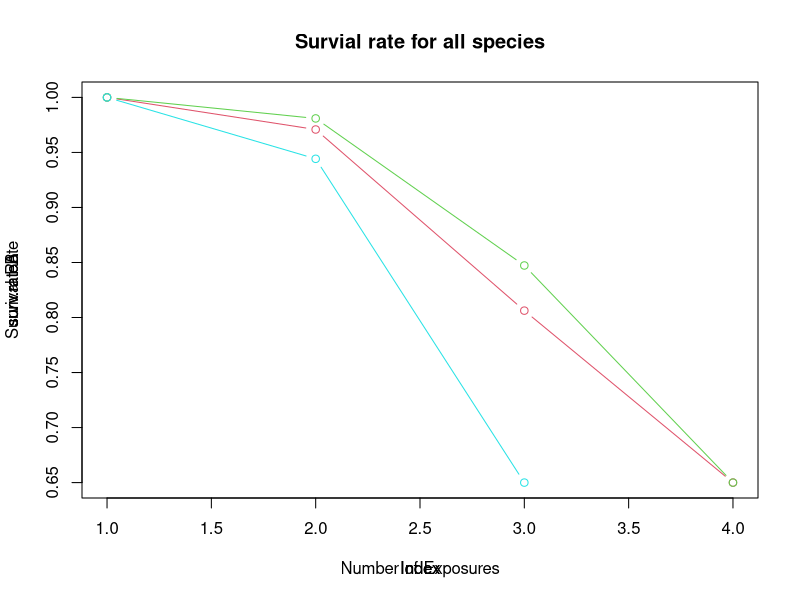

Reproduce this figure in R.
#studying the snails dataset 
# need to understand  the survival rate
#Q? The object of the exercise was to model the probability of
# survival in terms of the stimulus variables, and in particular
# to test for differences between species.

rm(list=ls())

SurvivalRate<-function(dt) {
  total<-sum(dt$N)
  total.deaths<-sum(dt$Deaths)
  total.survived = 0
  total.survived<-total-total.deaths
  surv.rate<-total.survived/total
  print("surv.rate=")
  print(surv.rate)
  head(dt,n=3)
  return(surv.rate)
}


library(MASS)
attach(snails)
expos1<-subset(snails, Exposure==1)
expos2<-subset(snails, Exposure==2)
expos3<-subset(snails, Exposure==3)
expos4<-subset(snails, Exposure==4)
#print(expos1)

expos1.total<-sum(expos1$N)
print('Total species exposed in week1=')
print(expos1.total)
expos1.survive<-subset(snails, Exposure==1 & Deaths==0)
expos2.survive<-subset(snails, Exposure==2 & Deaths==0)
expos3.survive<-subset(snails, Exposure==3 & Deaths==0)
expos4.survive<-subset(snails, Exposure==4 & Deaths==0)

expos1.surviveA<-subset(snails, Exposure==1 & Species=="A")
expos2.surviveA<-subset(snails, Exposure==2 & Species=="A")
expos3.surviveA<-subset(snails, Exposure==3 & Species=="A")
expos4.surviveA<-subset(snails, Exposure==4 & Species=="A")
#print(expos1.surviveA)
#print(expos2.surviveA)
#print(expos3.surviveA)
print(expos4.surviveA)

expos1.surviveB<-subset(snails, Exposure==1 & Species=='B')
expos2.surviveB<-subset(snails, Exposure==2 & Species=='B')
expos3.surviveB<-subset(snails, Exposure==3 & Species=='B')
expos4.surviveB<-subset(snails, Exposure==4 & Deaths==0 & Species=='B')


surv.rate<-rep(0,4)
surv.rate[1]<-SurvivalRate(expos1)
surv.rate[2]<-SurvivalRate(expos2)
surv.rate[3]<-SurvivalRate(expos3)
surv.rate[4]<-SurvivalRate(expos4)

surv.rateA<-rep(0,4)
surv.rateA[1]<-SurvivalRate(expos1.surviveA)
surv.rateA[2]<-SurvivalRate(expos2.surviveA)
surv.rateA[3]<-SurvivalRate(expos3.surviveA)
surv.rateA[4]<-SurvivalRate(expos4.surviveA)

surv.rateB<-rep(0,4)
surv.rateB[1]<-SurvivalRate(expos1.surviveB)
surv.rateB[2]<-SurvivalRate(expos2.surviveB)
surv.rateB[3]<-SurvivalRate(expos3.surviveB)
surv.rateB[4]<-SurvivalRate(expos4.surviveB)

plot(surv.rate,main='Survial rate for all species', xlab='Number of Exposures', ylab='Survival Rate',col=2,type="b")
par(new=T)
plot(surv.rateA,type="b",axes=F,col=3)
par(new=T)
plot(surv.rateB,type="b",axes=F,col=5)


detach(snails)
